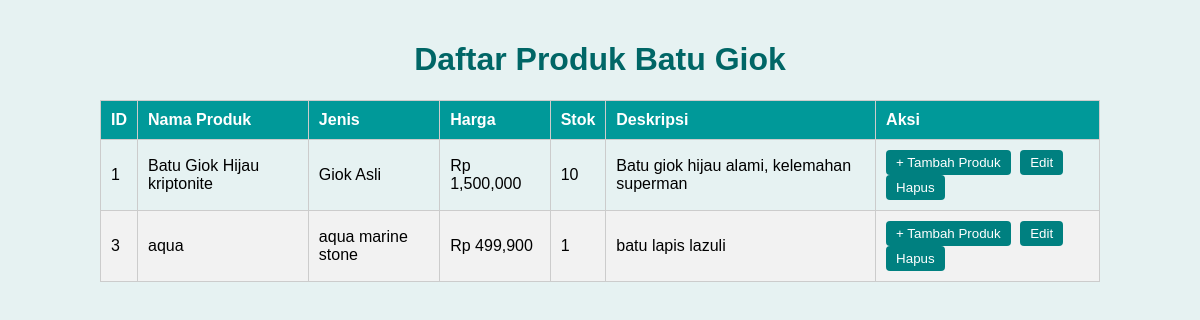
The page / on the database its author committed.
### tables this page shows
CREATE TABLE `produk` (
  `id` int(11) NOT NULL,
  `nama_produk` varchar(100) DEFAULT NULL,
  `jenis` varchar(50) DEFAULT NULL,
  `harga` int(11) DEFAULT NULL,
  `stok` int(11) DEFAULT NULL,
  `deskripsi` text DEFAULT NULL
);

### class/produk.php (called while the page is built)
<?php
class Produk {
    private $conn;
    private $table_name = "produk";
    public function __construct($db) {
        $this->conn = $db;
    }
    public function getAllProduk() {
        $query = "SELECT * FROM " . $this->table_name;
        $stmt = $this->conn->prepare($query);
        $stmt->execute();
        return $stmt;
    }
}

### index.php (the view, shortened to what this page needs)
<?php
require_once "class/Produk.php";
$database = new Database();
$db = $database->getConnection();
$produk = new Produk($db);
$stmt = $produk->getAllProduk();
?>
<!DOCTYPE html>
<html lang="id">
<head>
    <link rel="stylesheet" href="asset/style.css">
</head>
<body>
    <div class="container">
        <h1>Daftar Produk Batu Giok</h1>
        <table>
            <thead>
                <tr>
                    <th>ID</th>
                    <th>Nama Produk</th>
                    <th>Jenis</th>
                    <th>Harga</th>
                    <th>Stok</th>
                    <th>Deskripsi</th>
                    <th>Aksi</th>
                </tr>
            </thead>
            <tbody>
                <?php while ($row = $stmt->fetch(PDO::FETCH_ASSOC)) : ?>
                <tr>
                    <td><?= $row['id'] ?></td>
                    <td><?= htmlspecialchars($row['nama_produk']) ?></td>
                    <td><?= $row['jenis'] ?></td>
                    <td>Rp <?= number_format($row['harga']) ?></td>
                    <td><?= $row['stok'] ?></td>
                    <td><?= $row['deskripsi'] ?></td>
                    <td>
                        <a href="class/create.php"><button>+ Tambah Produk</button></a>
                        <a href="class/update.php?id=<?= $row['id'] ?>"><button>Edit</button></a>
                        <a href="class/delete.php?id=<?= $row['id'] ?>" onclick="return confirm('Yakin ingin hapus?')">
                            <button>Hapus</button>
                        </a>
                    </td>
                </tr>
                <?php endwhile; ?>
            </tbody>
        </table>
    </div>
</body>
</html>

### asset/style.css (style rules this page uses)
body { font-family: Arial, sans-serif; background-color: #e6f2f2; margin: 0; padding: 20px; }
.container { max-width: 1000px; margin: auto; }
h1 { text-align: center; color: #006666; }
table { width: 100%; border-collapse: collapse; margin-top: 20px; }
table th, table td { border: 1px solid #ccc; padding: 10px; text-align: left; }
table th { background-color: #009999; color: white; }
table tr:nth-child(even) { background-color: #f2f2f2; }
button { padding: 5px 10px; background-color: #008080; color: white; border: none; border-radius: 4px; margin-right: 5px; cursor: pointer; }

### rows shown on the page
produk: id "1", nama_produk "Batu Giok Hijau kriptonite", jenis "Giok Asli", harga "1,500,000", stok "10", deskripsi "Batu giok hijau alami, kelemahan superman"
produk: id "3", nama_produk "aqua", jenis "aqua marine stone", harga "499,900", stok "1", deskripsi "batu lapis lazuli"
